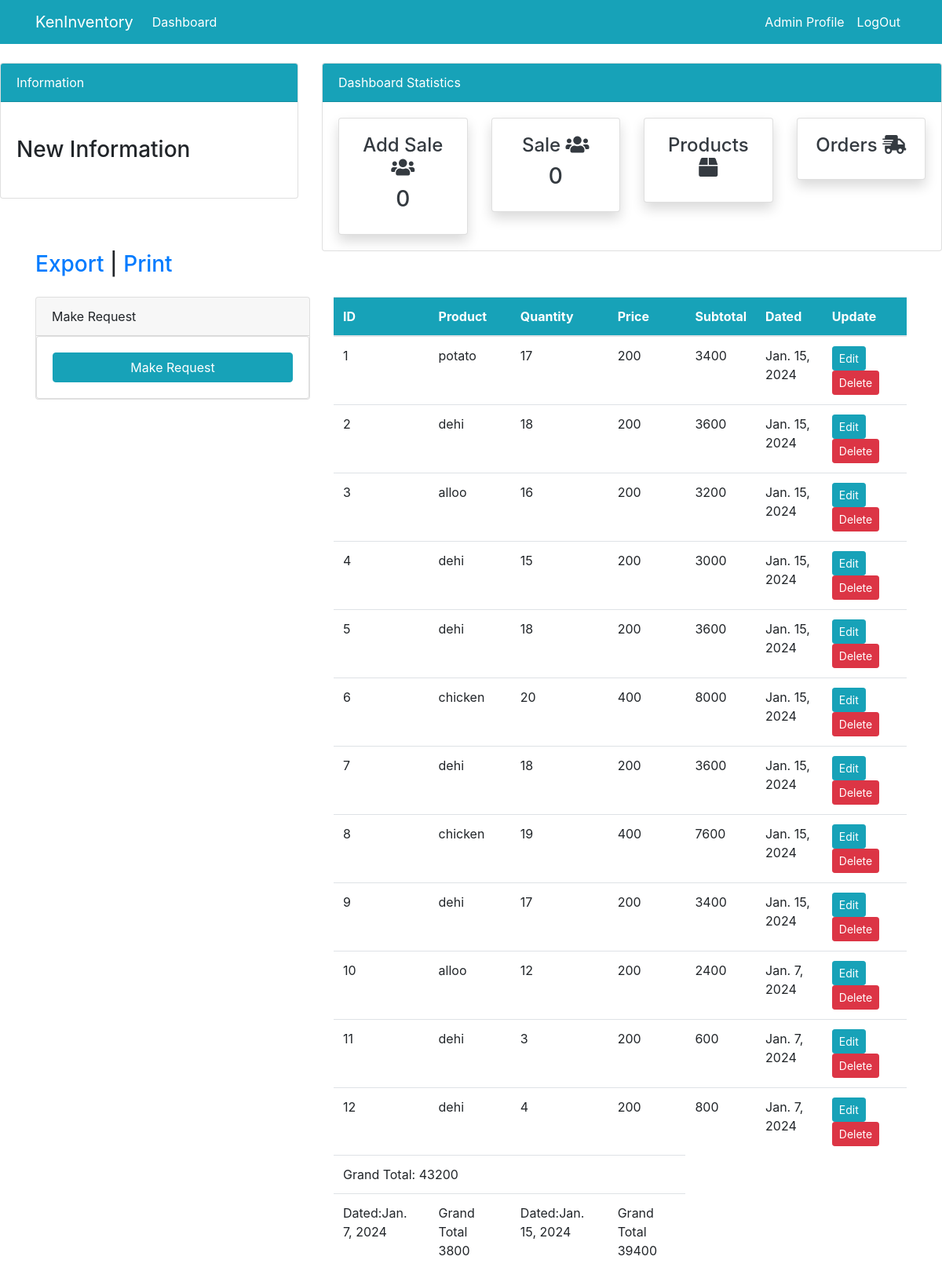
The page /sale/ (signed in) on the database its author committed.
### website/models.py (models this page shows, shortened)
class Sale(models.Model):
    cart=models.ForeignKey(Cart, on_delete=models.CASCADE, null=True, blank=True)
    product=models.ForeignKey(Product, on_delete=models.CASCADE)
    quantity=models.PositiveIntegerField(null=True)
    sub_total=models.PositiveBigIntegerField(editable=False, null=True)
    total=models.PositiveBigIntegerField(editable=False, default=0)
    created_at=models.DateField(auto_now_add=True, blank=True, null=True)

class Product(models.Model):
    name=models.CharField(max_length=100)
    price=models.PositiveIntegerField(null=True)
    created_at=models.DateTimeField(auto_now_add=True, null=True, blank=True)

### website/views.py (the view)
# urls.py: path("sale/", views.SaleProduct, name="sale"),
@login_required(login_url='login')
def SaleProduct (request):
    grand_total = Sale.objects.aggregate(total=Sum('sub_total'))['total']
    total=Sale.objects.values('created_at').annotate(grand_total=Sum('sub_total'))
    sale_product=Sale.objects.all().order_by('-created_at')
    current_date=timezone.now().date()
    sale_count=Sale.objects.filter(created_at=current_date).count()
    context={
        "sales":sale_product,
        "total":grand_total,
        "gtotals":total,
        "salecount":sale_count,
        }
    return render(request, "dashboard/sale.html", context)

### templates/dashboard/sale.html (shortened to what this page needs)
{% extends 'partials/base.html' %}
{% block content %}
{% load crispy_forms_tags %}
<h3><a href="{% url 'export' %}">Export</a> |  <a href="{% url 'receipt' %}">Print</a></h3>
<div class="row mt-4">
    <div class="col-md-4">
        <div class="card">
            <div class="card-header">
                Make Request
            </div>
            <div class="card card-body">
                <form method="POST">
                    <input class="btn btn-info btn-block" type="submit" value="Make Request">
                </form>
            </div>
        </div>
    </div>
    <div class="col-md-8">
        <table class="table bg-white">
            <thead class="bg-info text-white">
                <tr>
                    <th scope="col">ID</th>
                    <th scope="col">Product</th>
                    <th scope="col">Quantity</th>
                    <th scope="col">Price</th>
                    <th scope="col">Subtotal</th>
                    <th scope="col">Dated</th>
                    <th scope="col">Update</th>
                </tr>
            </thead>
            <tbody>
                {% for sale in sales %}
                <tr>
                    <td>{{ forloop.counter }}</td>
                    <td>{{ sale.product.name }}</td>
                    <td>{{ sale.quantity }}</td>
                    <td>{{ sale.product.price }}</td>
                    <td>{{ sale.sub_total }}</td>
                    <td>{{sale.created_at}}</td>
                    <td><a class="btn btn-info btn-sm mr-2" href="{% url 'saleedit' sale.id %}">Edit</a>
                    <a class="btn btn-danger btn-sm mr-2" href="{% url 'saledelete' sale.id %}">Delete</a></td>
                </tr>
                {% endfor %}
                <tr>
                    <td colspan="4"> Grand Total: {{total}}</td>
                </tr>
                <tr>
                    {% for total in gtotals %}
                    <td>Dated:{{total.created_at}}</td>
                    <td>Grand Total {{total.grand_total}}</td>
                    {% endfor %}
                </tr>
            </tbody>
        </table>
    </div>
</div>
{% endblock %}

### templates/partials/base.html (shortened to what this page needs)
{% load static %}
<!doctype html>
<html lang="en">
  <head>
    <link rel="stylesheet" href="https://cdn.jsdelivr.net/npm/bootstrap@4.6.0/dist/css/bootstrap.min.css"
>
    <link rel="stylesheet" href="https://use.fontawesome.com/releases/v5.15.2/css/all.css"
>
    <link rel="stylesheet" href="{% static '/style.css' %}">
  </head>
  <body>
      {% include 'partials/navbar.html' %}
      {% include 'partials/topside.html' %}
    <div class="container">
      {% block content %}
      {% endblock %}
    </div>
  </body>
</html>

### templates/partials/navbar.html (shortened to what this page needs)
 <nav class="navbar navbar-expand-lg navbar-info bg-info">
     {% if user.is_authenticated %}
  <div class="container">
      <a class="navbar-brand text-white" href="{% url 'index' %}">KenInventory</a>
      <div class="collapse navbar-collapse" id="navbarSupportedContent">
          <ul class="navbar-nav mr-auto">
              <li class="nav-item active">
                  <a class="nav-link text-white" href="{% url 'index' %}">Dashboard </a>
              </li>
          </ul>
          <ul class="navbar-nav ml-auto">
              <li class="nav-item active">
                  <a class="nav-link text-white" href="{logout.html}">Admin Profile </a>
              </li>
              <li class="nav-item active">
                <a class="nav-link text-white" href="{% url 'user_logout' %}">LogOut </a>
            </li>
               {% else %}
                <a class="nav-link text-white" href="{% url 'register' %}">Register</a>
            </li>
          </ul>
      </div>
  </div>
  {% endif %}
</nav>

### templates/partials/topside.html (shortened to what this page needs)
<div class="row">
    <div class="col-md-4 mt-4">
        <div class="card">
            <div class="card-header bg-info text-white">
                Information
            </div>
            <div class="card-body">
                <marquee behavior="" direction="">
                    <h3 class="my-4">New Information</h3>
                </marquee>
            </div>
        </div>
    </div>
    <div class="col-md-8 mt-4">
        <div class="card">
            <div class="card-header bg-info text-white">
                Dashboard Statistics
            </div>
            <div class="card-body">
                <div class="row">
                    <div class="col-md-3">
                        <a class="text-decoration-none text-dark" href="{% url 'cart' %}">
                            <div class="card my-card shadow">
                                <div class="card-body text-center">
                                    <h4>Add Sale <i class="fas fa-users"></i></h4>
                                    <h3>{{ salecount }}</h3>
                                </div>
                            </div>
                        </a>
                    </div>
                    <div class="col-md-3">
                        <a class="text-decoration-none text-dark" href="{% url 'sale' %}">
                            <div class="card my-card shadow">
                                <div class="card-body text-center">
                                    <h4>Sale <i class="fas fa-users"></i></h4>
                                    <h3>{{ salecount }}</h3>
                                </div>
                            </div>
                        </a>
                    </div>
                    <div class="col-md-3">
                        <a class="text-decoration-none text-dark" href="{% url 'product' %}">
                            <div class="card my-card shadow">
                                <div class="card-body text-center">
                                    <h4>Products <i class="fas fa-box"></i></h4>
                                </div>
                            </div>
                        </a>
                    </div>
                    <div class="col-md-3">
                        <a class="text-decoration-none text-dark" href="{% url 'order' %}">
                            <div class="card my-card shadow">
                                <div class="card-body text-center">
                                    <h4>Orders <i class="fas fa-shipping-fast"></i></h4>
                                </div>
                            </div>
                        </a>
                    </div>
                </div>
            </div>
        </div>
    </div>
</div>

### rows shown on the page
Sale: product.name "potato", quantity "17", product.price "200", sub_total "3400", created_at "Jan. 15, 2024"
Sale: product.name "dehi", quantity "18", product.price "200", sub_total "3600", created_at "Jan. 15, 2024"
Sale: product.name "alloo", quantity "16", product.price "200", sub_total "3200", created_at "Jan. 15, 2024"
Sale: product.name "dehi", quantity "15", product.price "200", sub_total "3000", created_at "Jan. 15, 2024"
Sale: product.name "dehi", quantity "18", product.price "200", sub_total "3600", created_at "Jan. 15, 2024"
Sale: product.name "chicken", quantity "20", product.price "400", sub_total "8000", created_at "Jan. 15, 2024"
Sale: product.name "dehi", quantity "18", product.price "200", sub_total "3600", created_at "Jan. 15, 2024"
Sale: product.name "chicken", quantity "19", product.price "400", sub_total "7600", created_at "Jan. 15, 2024"
Sale: product.name "dehi", quantity "17", product.price "200", sub_total "3400", created_at "Jan. 15, 2024"
Sale: product.name "alloo", quantity "12", product.price "200", sub_total "2400", created_at "Jan. 7, 2024"
Sale: product.name "dehi", quantity "3", product.price "200", sub_total "600", created_at "Jan. 7, 2024"
Sale: product.name "dehi", quantity "4", product.price "200", sub_total "800", created_at "Jan. 7, 2024"

### other values the page prints
{{ salecount }} "0"
{{ total }} "43200"
{{ total.created_at }} "Jan. 7, 2024" "Jan. 15, 2024"
{{ total.grand_total }} "3800" "39400"
